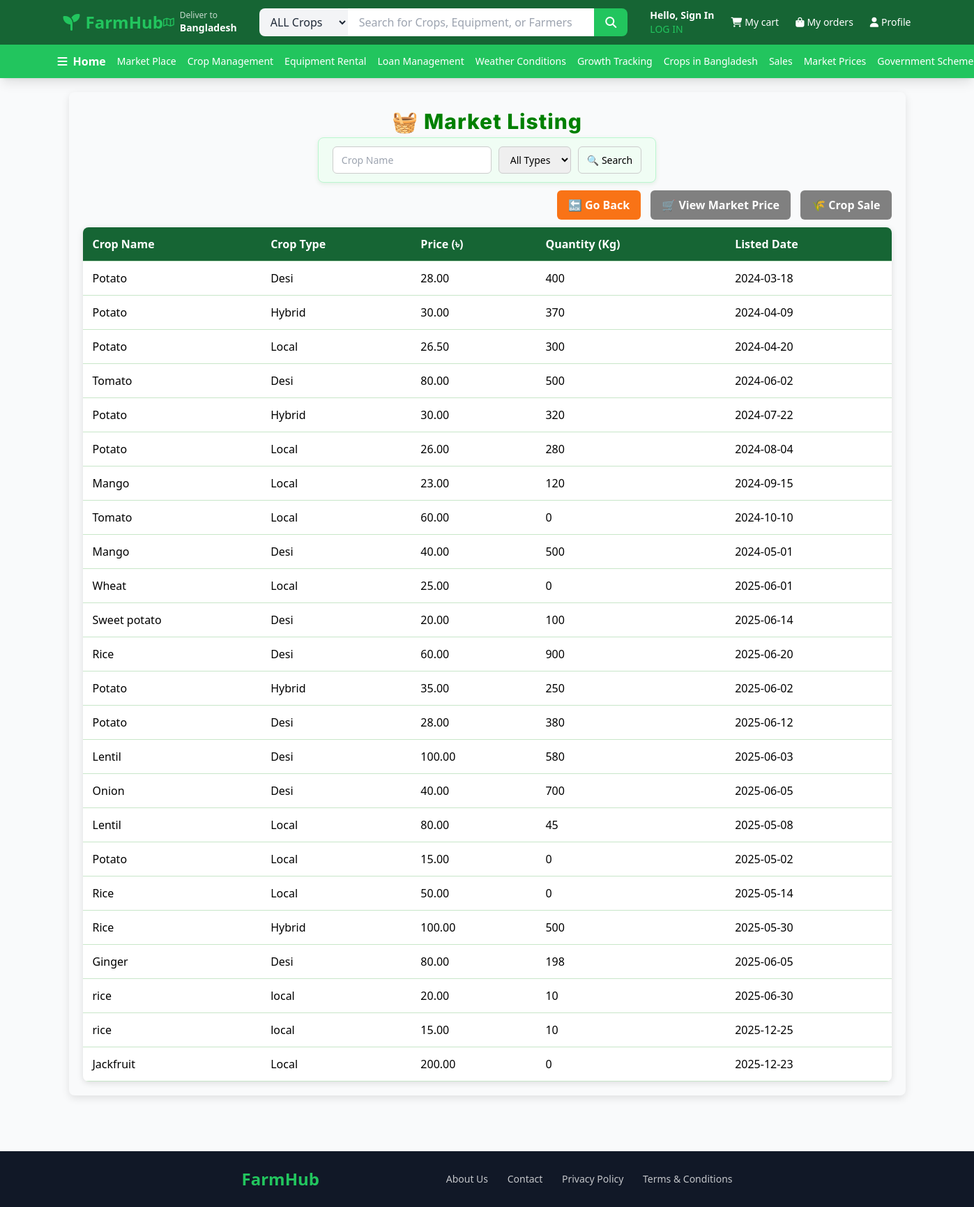
The page /mlist.php on the database its author committed.
### tables this page shows
CREATE TABLE `market_listing` (
  `list_id` int(11) NOT NULL,
  `f_id` int(11) NOT NULL,
  `price` double NOT NULL,
  `l_quantity` double NOT NULL,
  `l_date` date NOT NULL,
  `l_st` varchar(50) NOT NULL,
  `crop_name` varchar(100) DEFAULT NULL,
  `crop_type` varchar(100) DEFAULT NULL
);

### mlist.php (the view, shortened to what this page needs)
<?php
include("navbar.php");
$conn = mysqli_connect('localhost', 'naba', '12345', 'farmsystem');
$search_name = isset($_GET['crop_name']) ? $_GET['crop_name'] : '';
$sql = "SELECT ml.list_id, ml.f_id, ml.price, ml.l_quantity, ml.l_date, ml.l_st,
               ml.crop_name, ml.crop_type, u.u_name
        FROM market_listing ml
        LEFT JOIN farmer f ON ml.f_id = f.f_id
        LEFT JOIN user u ON f.u_id = u.u_id
        WHERE 1";
$sql .= " ORDER BY f_id ASC";
$result = mysqli_query($conn, $sql);
$listings = mysqli_fetch_all($result, MYSQLI_ASSOC);
?>
<!DOCTYPE html>
<html lang="en">
<head>
</head>
<body>
<div class="container">
  <div class="headline-wrapper">
    <h2 class="headline">🧺 Market Listing</h2>
  </div>
  <div class="search-bar-wrapper">
    <form method="GET" action="" class="search-form">
      <input type="text" name="crop_name" placeholder="Crop Name" value="<?= htmlspecialchars($search_name) ?>">
      <select name="crop_type">
        <option value="">All Types</option>
      </select>
      <button type="submit">🔍 Search</button>
    </form>
  </div>
  <div class="action-buttons">
    <a href="marketlist.php">🔙 Go Back</a>
    <a href="localprice.php">🛒 View Market Price</a>
    <a href="Exp&Sell.php">🌾 Crop Sale</a>
  </div>
  <div>
    <table>
      <thead>
        <tr>
          <th>Crop Name</th>
          <th>Crop Type</th>
          <th>Price (৳)</th>
          <th>Quantity (Kg)</th>
          <th>Listed Date</th>
        </tr>
      </thead>
      <tbody>
        <?php if (count($listings) > 0): ?>
          <?php foreach ($listings as $row): ?>
            <tr>
              <td><?= htmlspecialchars($row['crop_name']) ?></td>
              <td><?= htmlspecialchars($row['crop_type']) ?></td>
              <td><?= number_format($row['price'], 2) ?></td>
              <td><?= htmlspecialchars($row['l_quantity']) ?></td>
              <td><?= htmlspecialchars($row['l_date']) ?></td>
            </tr>
          <?php endforeach; ?>
        <?php endif; ?>
      </tbody>
    </table>
  </div>
</div>
</body>
</html>
<footer class="bg-gray-900 py-6 mt-20">
    <div class="max-w-3xl mx-auto px-4 sm:px-6 lg:px-8">
      <div
        class="flex flex-col md:flex-row justify-between items-center text-white"
      >
        <div class="text-2xl font-bold text-farm-green mb-4 md:mb-0">
          FarmHub
        </div>
        <div class="space-x-6 text-sm opacity-75">
          <a href="about.php" class="hover:text-farm-green transition-colors"
            >About Us</a
          >
          <a href="contact.php" class="hover:text-farm-green transition-colors"
            >Contact</a
          >
          <a
            href="privacy.php"
            class="hover:text-farm-green transition-colors"
            >Privacy Policy</a
          >
          <a
            href="terms.php"
            class="hover:text-farm-green transition-colors"
            >Terms & Conditions</a
          >
        </div>
      </div>
    </div>
  </footer>

### mlist.php (style rules this page uses)
.container { max-width: 1200px; margin: 20px auto; padding: 20px; font-family: 'Segoe UI', Tahoma, Geneva, Verdana, sans-serif; border-radius: 8px; box-shadow: 0 4px 12px rgba(0,0,0,0.1); }
.headline { color: green; font-size: 30px; font-weight: 800; text-align: center; user-select: none; font-family: 'Inter', sans-serif; letter-spacing: 1px; }
.search-bar-wrapper { display: flex; justify-content: center; margin-bottom: 20px; }
.search-form { display: flex; gap: 10px; background-color: #f0fdf4; padding: 12px 20px; border-radius: 8px; border: 1px solid #bbf7d0; box-shadow: 0 2px 6px rgba(0, 128, 0, 0.1); }
.search-form input, .search-form select, .search-form button { padding: 8px 12px; border: 1px solid #ccc; border-radius: 6px; font-size: 14px; }
.action-buttons { text-align: right; margin-bottom: 20px; }
.action-buttons a { padding: 10px 16px; background-color: grey; color: white; text-decoration: none; border-radius: 6px; font-weight: 600; margin-left: 10px; }
.action-buttons a:first-child { background-color: #f97316; }
table { width: 100%; border-collapse: collapse; background-color: white; border-radius: 8px; overflow: hidden; box-shadow: 0 2px 10px rgba(0, 0, 0, 0.12); }
thead { background-color: #166534; color: white; }
th, td { padding: 12px 14px; border-bottom: 1px solid #c8e6c9; text-align: left; white-space: nowrap; text-overflow: ellipsis; }

### rows shown on the page
market_listing: crop_name "Potato", crop_type "Desi", price "28.00", l_quantity "400", l_date "2024-03-18"
market_listing: crop_name "Potato", crop_type "Hybrid", price "30.00", l_quantity "370", l_date "2024-04-09"
market_listing: crop_name "Potato", crop_type "Local", price "26.50", l_quantity "300", l_date "2024-04-20"
market_listing: crop_name "Tomato", crop_type "Desi", price "80.00", l_quantity "500", l_date "2024-06-02"
market_listing: crop_name "Potato", crop_type "Hybrid", price "30.00", l_quantity "320", l_date "2024-07-22"
market_listing: crop_name "Potato", crop_type "Local", price "26.00", l_quantity "280", l_date "2024-08-04"
market_listing: crop_name "Mango", crop_type "Local", price "23.00", l_quantity "120", l_date "2024-09-15"
market_listing: crop_name "Tomato", crop_type "Local", price "60.00", l_quantity "0", l_date "2024-10-10"
market_listing: crop_name "Mango", crop_type "Desi", price "40.00", l_quantity "500", l_date "2024-05-01"
market_listing: crop_name "Wheat", crop_type "Local", price "25.00", l_quantity "0", l_date "2025-06-01"
market_listing: crop_name "Sweet potato", crop_type "Desi", price "20.00", l_quantity "100", l_date "2025-06-14"
market_listing: crop_name "Rice", crop_type "Desi", price "60.00", l_quantity "900", l_date "2025-06-20"
market_listing: crop_name "Potato", crop_type "Hybrid", price "35.00", l_quantity "250", l_date "2025-06-02"
market_listing: crop_name "Potato", crop_type "Desi", price "28.00", l_quantity "380", l_date "2025-06-12"
market_listing: crop_name "Lentil", crop_type "Desi", price "100.00", l_quantity "580", l_date "2025-06-03"
market_listing: crop_name "Onion", crop_type "Desi", price "40.00", l_quantity "700", l_date "2025-06-05"
market_listing: crop_name "Lentil", crop_type "Local", price "80.00", l_quantity "45", l_date "2025-05-08"
market_listing: crop_name "Potato", crop_type "Local", price "15.00", l_quantity "0", l_date "2025-05-02"
market_listing: crop_name "Rice", crop_type "Local", price "50.00", l_quantity "0", l_date "2025-05-14"
market_listing: crop_name "Rice", crop_type "Hybrid", price "100.00", l_quantity "500", l_date "2025-05-30"
market_listing: crop_name "Ginger", crop_type "Desi", price "80.00", l_quantity "198", l_date "2025-06-05"
market_listing: crop_name "rice", crop_type "local", price "20.00", l_quantity "10", l_date "2025-06-30"
market_listing: crop_name "rice", crop_type "local", price "15.00", l_quantity "10", l_date "2025-12-25"
market_listing: crop_name "Jackfruit", crop_type "Local", price "200.00", l_quantity "0", l_date "2025-12-23"
